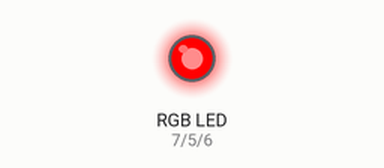
Bench run of a sketch on a simulated Arduino Uno, built with avr-gcc and run on an emulated ATmega328P. Parts: an RGB LED mixed from three pins (HIGH = lit).

Above: at 0.5 s.
At 2.5 s:
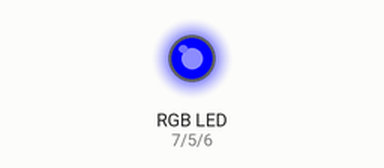
At 4.5 s:
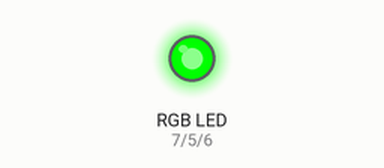
At 5.5 s:
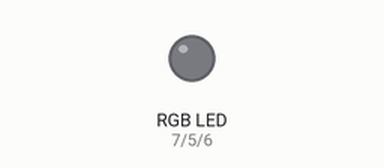
Timing chart, 0 to 7.8 s (numbered marks = the images above):
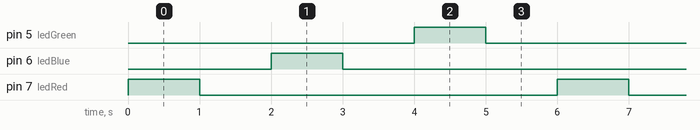

The sketch:

RGB_Led_Light.ino
```cpp
/************************************************************************************
 * Title: 'Basic Knowledge of Hardware for Artificial Intelligence'
 * Part: RGB LED Light
 * Created By Sayeed Bin Mozahid
 * Daffodil International University
 * Updated Date: 16-02-2018
*************************************************************************************/


int ledRed = 7;
int ledBlue = 6;
int ledGreen = 5;

//************************************** SETUP **********************************************//
void setup() {
  // put your setup code here, to run once:
  Serial.begin(9600);
  pinMode(ledRed, OUTPUT);
  pinMode(ledBlue, OUTPUT);
  pinMode(ledGreen, OUTPUT);

}
//************************************** <SETUP> **********************************************//


//************************************** LOOP **********************************************//
void loop() {
  // put your main code here, to run repeatedly:
   rgbDefault();
}
//************************************** <LOOP> **********************************************//


//************************************** rgbDefault **********************************************//
void rgbDefault()
{
  digitalWrite(ledRed,HIGH);
  delay(1000);
  digitalWrite(ledRed,LOW);
  delay(1000);

  digitalWrite(ledBlue,HIGH);
  delay(1000);
  digitalWrite(ledBlue,LOW);
  delay(1000);

  digitalWrite(ledGreen,HIGH);
  delay(1000);
  digitalWrite(ledGreen,LOW);
  delay(1000);
}

//************************************** <rgbDefault> **********************************************//
```

Measured:
- by itself, pin 5 (ledGreen), pin 6 (ledBlue), pin 7 (ledRed): alternates HIGH for 1.0 s and LOW for 5.0 s
- by itself, everything shown: repeats every 6.0 s, in 6 steps
